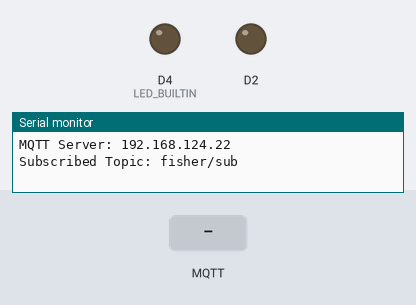
This program was run on a simulated ESP8266 (NodeMCU). Shown: output pins drawn as LEDs (lit = HIGH, except the on-board LED, lit = LOW), the last lines printed to the serial monitor. The inputs (shaded band) are chosen by the test bench. WiFi joins after 1.5 s; servers stay silent unless stated; no MQTT or app messages arrive unless stated.

Above: at 2.8 s.
2.9 s: MQTT message "1" arrives on the first subscribed topic
At 3.6 s:
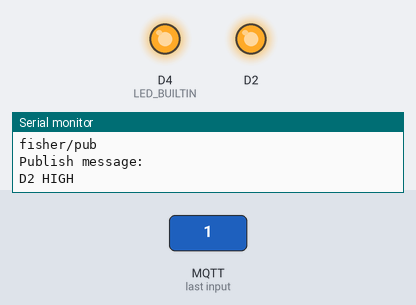
4.4 s: MQTT message "0" arrives on the first subscribed topic
At 4.7 s:
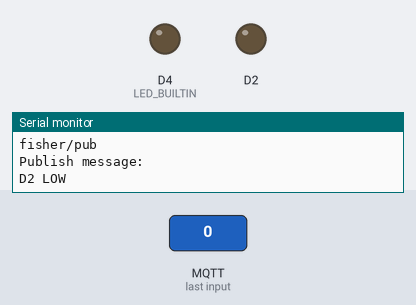
Timing chart, 0 to 7.4 s (numbered marks = the images above; inputs shaded):
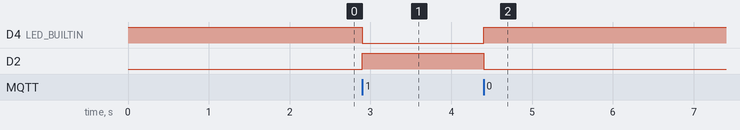

Measured:
- after the input at 2.9 s, D4 (LED_BUILTIN): HIGH → LOW at once; D2: LOW → HIGH at once
- after the input at 4.4 s, D4 (LED_BUILTIN): LOW → HIGH at once; D2: HIGH → LOW at once

The program:

main.cpp
```cpp
#include "Arduino.h"
#include <ESP8266WiFi.h>
#include <ESP8266WebServer.h>
#include <PubSubClient.h>
#include <DNSServer.h>
#include <WiFiManager.h>

const char *mqttServer = "192.168.124.22";

WiFiClient wifiClient;
PubSubClient mqttClient(wifiClient);
WiFiManager wifiManager;

const char *mqttUserName = "";                       // 服务端连接用户名
const char *mqttPassword = "";                       // 服务端连接密码
String clientIdStr = "esp8266-" + WiFi.macAddress(); // 根据ESP8266的MAC地址生成客户端ID（避免与其它ESP8266的客户端ID重名）
const char *clientId = clientIdStr.c_str();          // 客户端id
const char *subTopic = "fisher/sub";                 // 订阅主题
const char *pubTopic = "fisher/pub";                 // 订阅主题
const char *willTopic = "willTopic";                 // 遗嘱主题名称

// 遗嘱相关信息
const char *willMsg = "esp8266 offline"; // 遗嘱主题信息
const int willQos = 0;                   // 遗嘱QoS
const int willRetain = false;            // 遗嘱保留

const int subQoS = 1;            // 客户端订阅主题时使用的QoS级别（截止2020-10-07，仅支持QoS = 1，不支持QoS = 2）
const bool cleanSession = false; // 清除会话（如QoS>0必须要设为false）

bool D2Status = LOW;
bool ledStatus = HIGH;

// 发布信息
void pubMQTTmsg()
{
  char *pubMessage;

  if (D2Status == LOW)
  {
    pubMessage = "D2 LOW";
  }
  else
  {
    pubMessage = "D2 HIGH";
  }

  // 实现ESP8266向主题发布信息
  if (mqttClient.publish(pubTopic, pubMessage))
  {
    Serial.println("Publish Topic:");
    Serial.println(pubTopic);
    Serial.println("Publish message:");
    Serial.println(pubMessage);
  }
  else
  {
    Serial.println("Message Publish Failed.");
  }
}

// 订阅指定主题
void subscribeTopic()
{

  // 通过串口监视器输出是否成功订阅主题以及订阅的主题名称
  // 请注意subscribe函数第二个参数数字为QoS级别。这里为QoS = 1
  if (mqttClient.subscribe(subTopic, subQoS))
  {
    Serial.print("Subscribed Topic: ");
    Serial.println(subTopic);
  }
  else
  {
    Serial.print("Subscribe Fail...");
  }
}

// 连接MQTT服务器并订阅信息
void connectMQTTserver()
{
  /* 连接MQTT服务器
  boolean connect(const char* id, const char* user,
                  const char* pass, const char* willTopic,
                  uint8_t willQos, boolean willRetain,
                  const char* willMessage, boolean cleanSession);
  若让设备在离线时仍然能够让qos1工作，则connect时的cleanSession需要设置为false
                  */
  if (mqttClient.connect(clientId))
  {
    Serial.print("MQTT Server Connected. ClientId: ");
    Serial.println(clientId);
    Serial.print("MQTT Server: ");
    Serial.println(mqttServer);

    subscribeTopic(); // 订阅指定主题
  }
  else
  {
    Serial.print("MQTT Server Connect Failed. Client State:");
    Serial.println(mqttClient.state());
    delay(5000);
  }
}

// 收到信息后的回调函数
void receiveCallback(char *topic, byte *payload, unsigned int length)
{
  Serial.print("Message Received [");
  Serial.print(topic);
  Serial.print("] ");
  for (uint i = 0; i < length; i++)
  {
    Serial.print((char)payload[i]);
  }
  Serial.println("");
  Serial.print("Message Length(Bytes) ");
  Serial.println(length);

  if ((char)payload[0] == '1')
  { // 如果收到的信息以“1”为开始
    D2Status = HIGH;
    digitalWrite(D2, D2Status);
    ledStatus = LOW;
    digitalWrite(LED_BUILTIN, LOW); // 则点亮LED。
  }
  else
  {
    D2Status = LOW;
    digitalWrite(D2, D2Status);
    ledStatus = HIGH;
    digitalWrite(LED_BUILTIN, ledStatus); // 则熄灭LED。
  }

  pubMQTTmsg();
}

void setup()
{
  pinMode(LED_BUILTIN, OUTPUT);         // 设置板上LED引脚为输出模式
  pinMode(D2, OUTPUT);                  // 设置板上D2引脚为输出模式
  digitalWrite(LED_BUILTIN, ledStatus); // 启动后关闭板上LED LOW亮灯 HIGH熄灯
  Serial.begin(9600);                   // 启动串口通讯

  // 自动连接WiFi。以下语句的参数是连接ESP8266时的WiFi名称
  wifiManager.autoConnect("AutoConnectAP");

  // 如果您希望该WiFi添加密码，可以使用以下语句：
  // wifiManager.autoConnect("AutoConnectAP", "12345678");
  // 以上语句中的12345678是连接AutoConnectAP的密码

  // WiFi连接成功后将通过串口监视器输出连接成功信息
  Serial.println("");
  Serial.print("ESP8266 Connected to ");
  Serial.println(WiFi.SSID()); // WiFi名称
  Serial.print("IP address:\t");
  Serial.println(WiFi.localIP()); // IP

  // 设置MQTT服务器和端口号
  mqttClient.setServer(mqttServer, 1883);
  mqttClient.setCallback(receiveCallback);

  // 连接MQTT服务器
  connectMQTTserver();
}

void loop()
{
  // 如果开发板未能成功连接服务器，则尝试连接服务器
  if (!mqttClient.connected())
  {
    connectMQTTserver();
  }

  // 处理信息以及心跳
  mqttClient.loop();
}
```
